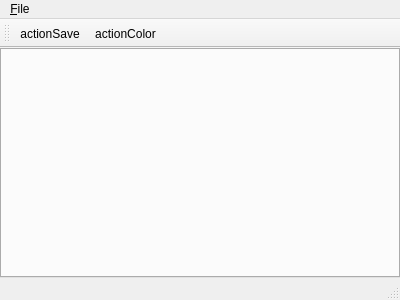
<?xml version="1.0" encoding="UTF-8"?>
<ui version="4.0">
 <class>MainWindow</class>
 <widget class="QMainWindow" name="MainWindow">
  <property name="geometry">
   <rect>
    <x>0</x>
    <y>0</y>
    <width>400</width>
    <height>300</height>
   </rect>
  </property>
  <property name="windowTitle">
   <string>MainWindow</string>
  </property>
  <widget class="QWidget" name="centralWidget">
   <layout class="QHBoxLayout" name="horizontalLayout">
    <property name="leftMargin">
     <number>0</number>
    </property>
    <property name="topMargin">
     <number>0</number>
    </property>
    <property name="rightMargin">
     <number>0</number>
    </property>
    <property name="bottomMargin">
     <number>0</number>
    </property>
    <item>
     <widget class="QTabWidget" name="tabWidget"/>
    </item>
   </layout>
  </widget>
  <widget class="QMenuBar" name="menuBar">
   <property name="geometry">
    <rect>
     <x>0</x>
     <y>0</y>
     <width>400</width>
     <height>21</height>
    </rect>
   </property>
   <widget class="QMenu" name="menu_File">
    <property name="title">
     <string>&amp;File</string>
    </property>
   </widget>
   <addaction name="menu_File"/>
  </widget>
  <widget class="QToolBar" name="mainToolBar">
   <attribute name="toolBarArea">
    <enum>TopToolBarArea</enum>
   </attribute>
   <attribute name="toolBarBreak">
    <bool>false</bool>
   </attribute>
   <addaction name="actionSave"/>
   <addaction name="actionColor"/>
  </widget>
  <widget class="QStatusBar" name="statusBar"/>
  <action name="actionSave">
   <property name="text">
    <string>actionSave</string>
   </property>
  </action>
  <action name="actionColor">
   <property name="text">
    <string>actionColor</string>
   </property>
  </action>
 </widget>
 <layoutdefault spacing="6" margin="11"/>
 <resources/>
 <connections/>
</ui>
